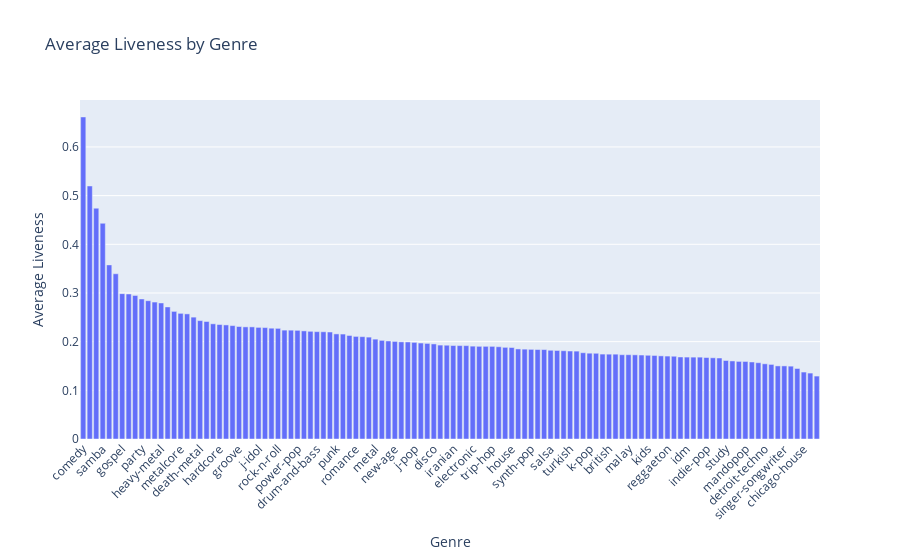
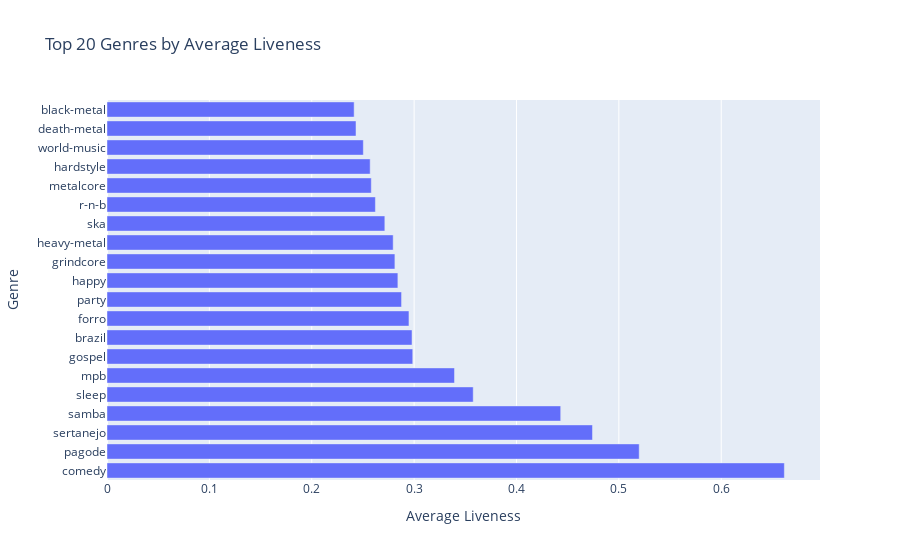

The notebook cell these images were saved under, in order:
### Code cell
# Calculate average liveness by genre
liveness_by_genre = df.groupby('track_genre')['liveness'].mean().reset_index()

# Sort by liveness (optional, makes it easier to read)
liveness_by_genre = liveness_by_genre.sort_values('liveness', ascending=False)

# Create bar chart
fig = px.bar(liveness_by_genre, 
             x='track_genre', 
             y='liveness',
             title='Average Liveness by Genre',
             labels={'track_genre': 'Genre', 'liveness': 'Average Liveness'})

# Rotate x-axis labels for readability (there are many genres)
fig.update_layout(xaxis_tickangle=-45)

# Alternative: Horizontal bar chart (easier to read with many genres):
pythonfig = px.bar(liveness_by_genre, 
             x='liveness', 
             y='track_genre',
             orientation='h',
             title='Average Liveness by Genre',
             labels={'track_genre': 'Genre', 'liveness': 'Average Liveness'})

fig.show()

# Get top 20 genres by liveness
top_genres = liveness_by_genre.head(20)

fig = px.bar(top_genres, 
             x='liveness', 
             y='track_genre',
             orientation='h',
             title='Top 20 Genres by Average Liveness',
             labels={'track_genre': 'Genre', 'liveness': 'Average Liveness'})

fig.show()

### Figure 1 — Plotly figure (JSON) as saved in the notebook; plotly's stock layout.template omitted (floating-point values rounded to 4 significant figures)
{"data": [{"hovertemplate": "Genre=%{x}<br>Average Liveness=%{y}<extra></extra>", "legendgroup": "", "marker": {"color": "#636efa", "pattern": {"shape": ""}}, "name": "", "orientation": "v", "showlegend": false, "textposition": "auto", "type": "bar", "x": ["comedy", "pagode", "sertanejo", "samba", "sleep", "mpb", "gospel", "brazil", "forro", "party", "happy", "grindcore", "heavy-metal", "ska", "r-n-b", "metalcore", "hardstyle", "world-music", "death-metal", "black-metal", "punk-rock", "hardcore", "trance", "industrial", "groove", "goth", "tango", "j-idol", "rockabilly", "bluegrass", "rock-n-roll", "spanish", "j-rock", "power-pop", "grunge", "hard-rock", "drum-and-bass", "breakbeat", "opera", "punk", "show-tunes", "garage", "romance", "alt-rock", "progressive-house", "metal", "psych-rock", "alternative", "new-age", "dubstep", "club", "j-pop", "anime", "german", "disco", "edm", "hip-hop", "iranian", "cantopop", "blues", "electronic", "honky-tonk", "swedish", "trip-hop", "dub", "reggae", "house", "electro", "afrobeat", "synth-pop", "j-dance", "emo", "salsa", "soul", "children", "turkish", "funk", "country", "k-pop", "folk", "french", "british", "latin", "latino", "malay", "indian", "rock", "kids", "sad", "deep-house", "reggaeton", "jazz", "disney", "idm", "chill", "dance", "indie-pop", "classical", "pop-film", "study", "indie", "techno", "mandopop", "pop", "dancehall", "detroit-techno", "acoustic", "songwriter", "singer-songwriter", "guitar", "piano", "chicago-house", "minimal-techno", "ambient"], "xaxis": "x", "y": [0.6617, 0.5199, 0.4742, 0.4432, 0.3577, 0.3395, 0.2987, 0.298, 0.295, 0.2877, 0.2841, 0.2812, 0.2796, 0.2714, 0.2622, 0.2582, 0.2571, 0.2504, 0.2432, 0.2414, 0.2367, 0.2352, 0.2344, 0.233, 0.2311, 0.2304, 0.2303, 0.2293, 0.2289, 0.2277, 0.2273, 0.2237, 0.2236, 0.2232, 0.2221, 0.2213, 0.2206, 0.2203, 0.2198, 0.2159, 0.2156, 0.2127, 0.2108, 0.2102, 0.2093, 0.2052, 0.2026, 0.2014, 0.2005, 0.1996, 0.1994, 0.1985, 0.1972, 0.1964, 0.1953, 0.193, 0.1926, 0.1921, 0.1919, 0.1918, 0.1908, 0.1904, 0.1904, 0.1903, 0.1896, 0.1883, 0.188, 0.185, 0.1846, 0.1842, 0.1838, 0.1837, 0.1823, 0.1819, 0.1814, 0.1808, 0.1806, 0.1772, 0.1763, 0.1761, 0.1745, 0.1743, 0.1743, 0.1732, 0.1732, 0.1729, 0.1725, 0.172, 0.1716, 0.1708, 0.1704, 0.17, 0.1685, 0.1683, 0.1682, 0.1682, 0.1674, 0.1668, 0.1664, 0.1613, 0.1604, 0.1594, 0.1593, 0.1583, 0.1568, 0.1545, 0.1532, 0.1502, 0.1502, 0.1497, 0.1449, 0.1376, 0.1355, 0.1293], "yaxis": "y"}], "layout": {"barmode": "relative", "legend": {"tracegroupgap": 0}, "title": {"text": "Average Liveness by Genre"}, "xaxis": {"anchor": "y", "domain": [0, 1], "tickangle": -45, "title": {"text": "Genre"}}, "yaxis": {"anchor": "x", "domain": [0, 1], "title": {"text": "Average Liveness"}}}}

### Figure 2 — Plotly figure (JSON) as saved in the notebook; plotly's stock layout.template omitted (floating-point values rounded to 4 significant figures)
{"data": [{"hovertemplate": "Average Liveness=%{x}<br>Genre=%{y}<extra></extra>", "legendgroup": "", "marker": {"color": "#636efa", "pattern": {"shape": ""}}, "name": "", "orientation": "h", "showlegend": false, "textposition": "auto", "type": "bar", "x": [0.6617, 0.5199, 0.4742, 0.4432, 0.3577, 0.3395, 0.2987, 0.298, 0.295, 0.2877, 0.2841, 0.2812, 0.2796, 0.2714, 0.2622, 0.2582, 0.2571, 0.2504, 0.2432, 0.2414], "xaxis": "x", "y": ["comedy", "pagode", "sertanejo", "samba", "sleep", "mpb", "gospel", "brazil", "forro", "party", "happy", "grindcore", "heavy-metal", "ska", "r-n-b", "metalcore", "hardstyle", "world-music", "death-metal", "black-metal"], "yaxis": "y"}], "layout": {"barmode": "relative", "legend": {"tracegroupgap": 0}, "title": {"text": "Top 20 Genres by Average Liveness"}, "xaxis": {"anchor": "y", "domain": [0, 1], "title": {"text": "Average Liveness"}}, "yaxis": {"anchor": "x", "domain": [0, 1], "title": {"text": "Genre"}}}}
